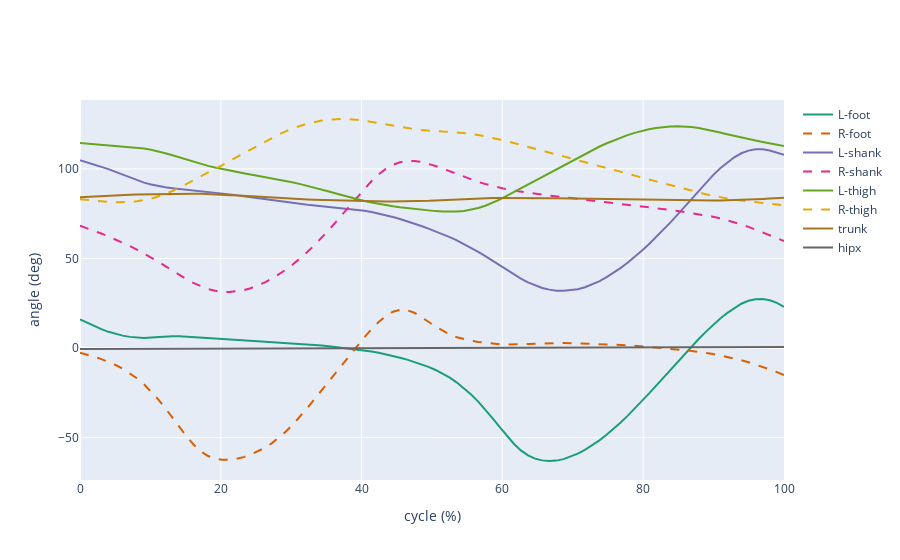

The notebook cell this image was saved under:
### Markdown cell above
`plot()`: normalized by cycle

### Code cell
emogis.plot(df = df, data_type='jnt', cycle=True)
